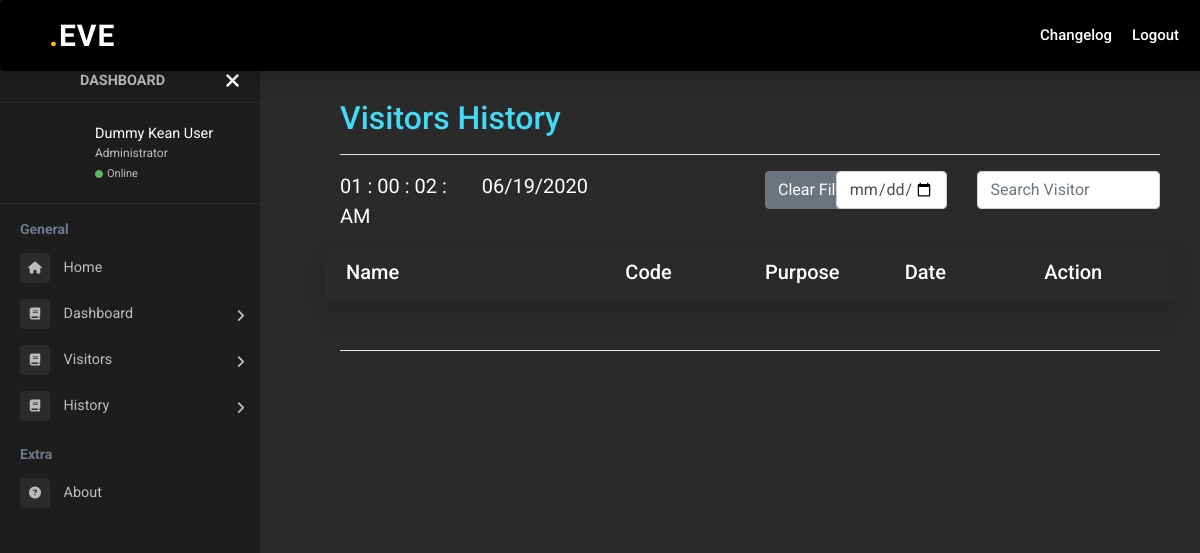
/eve/module-admin/admin-security/admin-security-visitors-history.php (signed in), run on an earlier commit of the app's database.
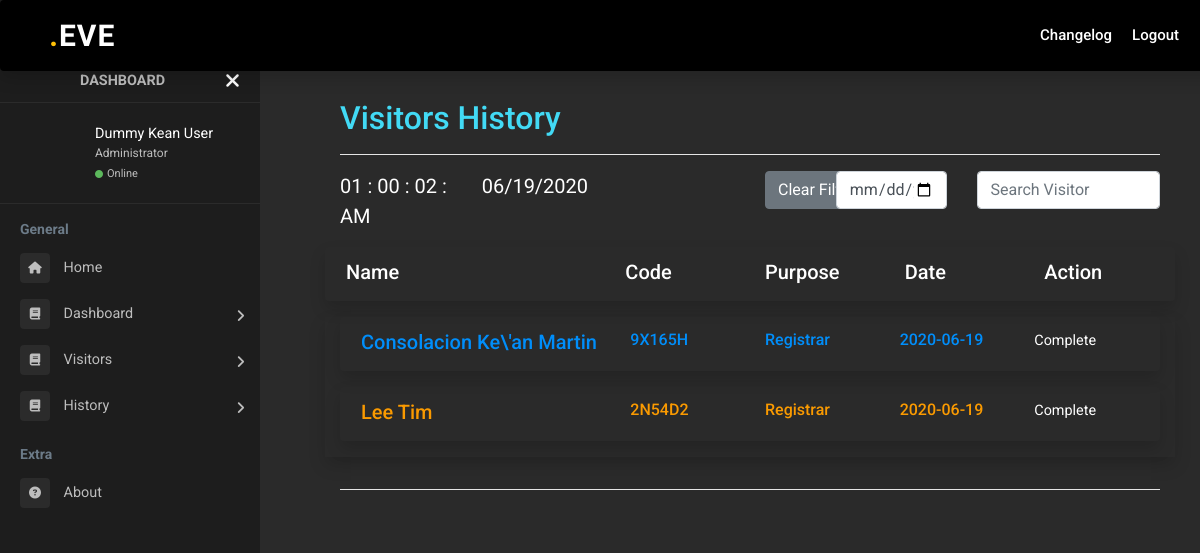
And on a later commit of the database.
### tables this page shows
CREATE TABLE `user_school_visit` (
  `id` int(50) NOT NULL,
  `username` varchar(50) NOT NULL,
  `firstName` varchar(50) NOT NULL,
  `middleName` varchar(50) NOT NULL,
  `lastName` varchar(50) NOT NULL,
  `email` varchar(50) NOT NULL,
  `dateOfVisit` date NOT NULL,
  `purpose` varchar(80) NOT NULL,
  `personToMeet` varchar(50) NOT NULL,
  `idType` varchar(50) NOT NULL,
  `contactNumber` varchar(11) NOT NULL,
  `guestcode` varchar(6) NOT NULL,
  `checkIn` date NOT NULL,
  `checkOut` date NOT NULL,
  `status` varchar(10) DEFAULT 'pending'
);

CREATE TABLE `guest_register` (
  `id` int(11) NOT NULL,
  `firstname` varchar(50) NOT NULL,
  `middlename` varchar(50) NOT NULL,
  `lastname` varchar(50) NOT NULL,
  `email` varchar(255) NOT NULL,
  `date` date NOT NULL,
  `purpose` varchar(50) NOT NULL,
  `personToMeet` varchar(50) NOT NULL,
  `idgiven` varchar(20) NOT NULL,
  `contactnum` varchar(11) NOT NULL,
  `guestcode` varchar(6) NOT NULL,
  `status` varchar(10) NOT NULL DEFAULT 'pending'
);

### eve/module-admin/admin-security/admin-security-visitors-history.php (called while the page is built, shortened)
<?php
  require_once 'admin-view/header/header-welcome-login.php';
  require_once 'admin-view/navbar/navbar-admin.php';
  require_once 'admin-view/sidebar/sidebar-admin.php';
  require_once 'admin-view/content/content-admin-security-visitors-history.php';
  require_once 'admin-view/footer/footer-main.php';
 ?>

### eve/module-admin/admin-security/admin-security-process/process-history.php (the view, shortened to what this page needs)
<?php
  function getListing(){
    @include('../../library-process/connection.php');
    $query = 'SELECT * FROM user_school_visit WHERE status = ? AND dateOfVisit = ?';
    $pStatement = $conn->prepare($query);
    $param = 'complete';
    $param2 = date('Y-m-d');
    $pStatement->bind_param('ss', $param, $param2);
    $pStatement->execute();
    $result = $pStatement->get_result();
    while($row = $result->fetch_assoc()){
      $action = null;
      if($row['status'] == 'checkedIn' || $row['status'] == 'complete')
        $action = 'Complete';
      else {
        $action = '<a href="admin-security-dashboard.php?onCheckIn='.$row['guestcode'].'&type=student" class="btn btn-secondary" style="margin-right:5px ">Check-In</a>';
      }
      echo '<div class="alert alert-shadow flex-column align-items-start shadow" role="alert">
              <div class="row">
                <div class="col-4">
                  <h5 class="mb-1" style=\'color:#008efa\'>'.$row['lastName'].' '.$row['firstName'].'</h5>
                </div>
                <div class="col-2">
                   <h6 style=\'color:#008efa\'>'.$row['guestcode'].'</h6>
                </div>
                <div class="col-2">
                  <h6 style=\'color:#008efa\'>'.$row['purpose'].'</h6>
                </div>
                <div class="col-2">
                  <h6 style=\'color:#008efa\'>'.$row['dateOfVisit'].'</h6>
                </div>
                <div class="col-1">
                  '.$action.'
                </div>
                <div class="col-1">
                </div>
              </div>
            </div>';
    }
    $query = 'SELECT * FROM guest_register WHERE status = ? AND date = ?';
    $pStatement = $conn->prepare($query);
    $param = 'complete';
    $param2 = date('Y-m-d');
    $pStatement->bind_param('ss', $param, $param2);
    $pStatement->execute();
    $result = $pStatement->get_result();
    while($row = $result->fetch_assoc()){
      $action = null;
      if($row['status'] == 'checkedIn' || $row['status'] == 'complete')
        $action = 'Complete';
      else {
        $action = '<a href="admin-security-dashboard.php?onCheckIn='.$row['guestcode'].'&type=guest" class="btn btn-secondary" style="margin-right:5px ">Check-In</a>';
      }
      echo '<div class="alert alert-shadow flex-column align-items-start shadow" role="alert">
              <div class="row">
                <div class="col-4">
                  <h5 class="mb-1" style=\'color:#fa9a00\'>'.$row['lastname'].' '.$row['firstname'].'</h5>
                </div>
                <div class="col-2">
                   <h6 style=\'color:#fa9a00\'>'.$row['guestcode'].'</h6>
                </div>
                <div class="col-2">
                  <h6 style=\'color:#fa9a00\'>'.$row['purpose'].'</h6>
                </div>
                <div class="col-2">
                  <h6 style=\'color:#fa9a00\'>'.$row['date'].'</h6>
                </div>
                <div class="col-1">
                  '.$action.'
                </div>
                <div class="col-1">
                </div>
              </div>
            </div>';
    }
  }
 ?>

What changed in the data, as far as the page shows it:
added user_school_visit: lastName "Consolacion", firstName "Ke\\'an Martin", guestcode "9X165H", purpose "Registrar", dateOfVisit "2020-06-19", status "Complete"
added guest_register: lastname "Lee", firstname "Tim", guestcode "2N54D2", purpose "Registrar", date "2020-06-19", status "Complete"
